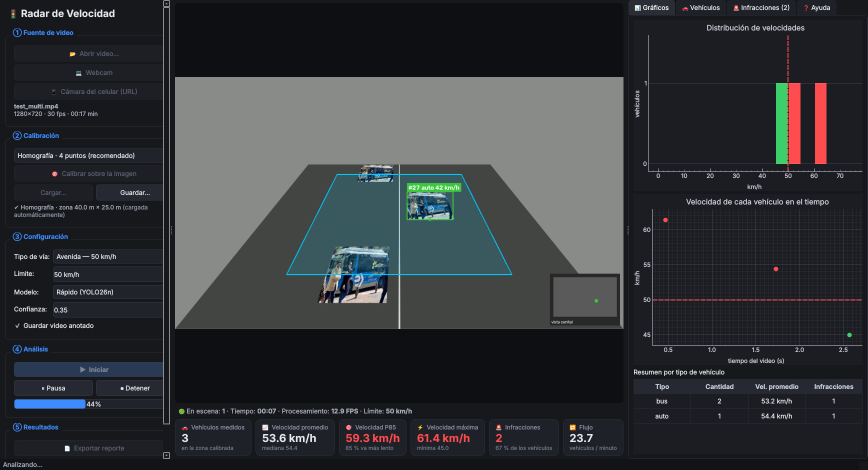
#> input picture radar_velocidad/capturas/app_analizando.png, 1735 x 940 px, given in place of the camera (shown at 1/2 size)
$ python radar_velocidad.py
#> lines starting #> are read from the running program, lines starting #| are printed output that depends on the picture
### radar_velocidad/motor.py
"""
motor.py — Núcleo del Radar de Velocidad
YOLO26 + ByteTrack + calibración métrica (escala px/m u homografía) + estimación robusta de velocidad.
Lo usan la aplicación (app.py) y la versión de consola (radar_velocidad.py).
"""
import json
import math
from collections import Counter, defaultdict, deque
from datetime import datetime
from pathlib import Path
from types import SimpleNamespace

import cv2
import numpy as np

CLASES_VEHICULO = {2: "auto", 3: "moto", 5: "bus", 7: "camion"}  # IDs COCO
VERDE, NARANJA, ROJO = (60, 200, 60), (0, 165, 255), (0, 0, 255)
BLANCO, NEGRO, CIAN, GRIS = (255, 255, 255), (0, 0, 0), (255, 200, 0), (200, 200, 200)

MODELOS = {
    "Rápido (YOLO26n)": "yolo26n.pt",
    "Balanceado (YOLO26s)": "yolo26s.pt",
    "Preciso (YOLO26m)": "yolo26m.pt",
}


# ─────────────────────────────── Calibración ───────────────────────────────
class Calibracion:
    """escala: 2 puntos + distancia -> píxeles/metro.
    homografia: 4 puntos de un rectángulo real (sup-izq, sup-der, inf-der, inf-izq) + ancho y largo -> vista cenital."""

    # [45 lines left out: functions __init__, desde_escala, a_metros, dentro_zona, es_valida, descripcion and 2 more, not called in this run]


# ─────────────────────────── Estimador de velocidad ─────────────────────────
class EstimadorVelocidad:
    """1) Regresión lineal posición(m) vs tiempo(s) en ventana deslizante -> velocidad instantánea.
    2) Mediana de las últimas N estimaciones -> velocidad mostrada (robusta a picos).
    3) Mediana de todas las estimaciones del vehículo -> velocidad registrada."""

    # [27 lines left out: functions __init__, actualizar, not called in this run]

    def velocidad_oficial(self, tid):
        c = self.crudas.get(tid)
        return float(np.median(c)) if c and len(c) >= self.min_est else None

    def clase(self, tid, c):
        self.votos[tid][c] += 1
        return self.votos[tid].most_common(1)[0][0]

    def marcar_visto(self, tid, t):
        self.ultimo_visto[tid] = t

    def olvidar(self, tid):
        for d in (self.hist, self.crudas, self.vel, self.ultimo_visto, self.votos):
            d.pop(tid, None)


# ─────────────────────── Odometría visual (cámara móvil) ───────────────────────
class OdometriaVisual:
    """Compensa el movimiento de la cámara respecto al suelo.
    ORB (FAST + BRIEF rotado) -> emparejamiento Hamming -> homografía con RANSAC.
    Mejoras frente a encadenar solo frame a frame:
      · se empareja contra un KEYFRAME (menos deriva) y se renueva cuando quedan pocos inliers;
      · solo mira el suelo (sin cielo) y excluye vehículos y PERSONAS (objetos que se mueven con la cámara);
      · rechaza homografías implausibles, así la zona calibrada no se deforma;
      · trabaja a ~640 px de ancho (mucho más rápido) y mejora el contraste con CLAHE."""

    # [94 lines left out: functions __init__, _plausible, _estimar, actualizar, a_referencia, a_actual, not called in this run]


# ─────────────────────────────── Dibujo ───────────────────────────────
def etiqueta(img, txt, org, color, escala=0.6):
    (tw, th), _ = cv2.getTextSize(txt, cv2.FONT_HERSHEY_SIMPLEX, escala, 2)
    x, y = int(org[0]), int(max(org[1], th + 8))
    cv2.rectangle(img, (x, y - th - 8), (x + tw + 8, y), color, -1)
    cv2.putText(img, txt, (x + 4, y - 5), cv2.FONT_HERSHEY_SIMPLEX, escala, BLANCO, 2)


# [11 lines left out: function dibujar_calibracion, not called in this run]


def dibujar_puntos_calibracion(img, puntos, metodo):
    """Vista previa mientras el usuario hace clic."""
    pts = [tuple(map(int, p)) for p in puntos]
    n = 4 if metodo == "homografia" else 2
    if len(pts) == n and n == 4:
        over = img.copy()
        cv2.fillPoly(over, [np.array(pts)], CIAN)
        cv2.addWeighted(over, 0.2, img, 0.8, 0, img)
    for i, p in enumerate(pts):
        if i:
            cv2.line(img, pts[i - 1], p, NARANJA, 2)
        if i == n - 1 and n == 4:
            cv2.line(img, p, pts[0], NARANJA, 2)
    r = max(6, img.shape[1] // 200)
    for i, p in enumerate(pts):
        cv2.circle(img, p, r, ROJO, -1)
        cv2.circle(img, p, r, BLANCO, 2)
        etiqueta(img, str(i + 1), (p[0] + r + 2, p[1] - r), ROJO, 0.7)
    return img


# [21 lines left out: functions minimapa, cargar_modelo, not called in this run]


def formato_tiempo(s):
    s = int(s)
    return f"{s // 60:02d}:{s % 60:02d}"


# ─────────────────────────────── Procesador ───────────────────────────────
class Procesador:
    """Procesa frame a frame. Devuelve el frame anotado y los vehículos que terminaron de pasar,
    cada uno con su velocidad registrada, tipo, sentido e indicador de infracción."""

    TIMEOUT_S = 2.0

    # [120 lines left out: functions __init__, _fraccion_tapada, procesar, not called in this run]

    def finalizar(self):
        return self._cerrar(list(self.est.ultimo_visto))

    # ── internos ──
    # [46 lines left out: functions _foto, _cerrar, _sentido, not called in this run]

### radar_velocidad/radar_velocidad.py
#!/usr/bin/env python3
"""
Radar de Velocidad — versión de CONSOLA (la app gráfica es app.py).

  python radar_velocidad.py --fuente trafico.mp4 --limite 30 --guardar salida.mp4
  python radar_velocidad.py --fuente 0                      # webcam
  python radar_velocidad.py --fuente http://IP:8080/video   # celular (IP Webcam)

Teclas: q/ESC salir · p pausa · +/- límite
"""
import argparse
import csv
import sys
import time
from pathlib import Path

import cv2

from motor import Calibracion, Procesador, cargar_modelo, dibujar_puntos_calibracion, etiqueta, BLANCO, NEGRO


def seleccionar_puntos(frame, n, metodo):
    s = min(1.0, 1280 / frame.shape[1])
    pts = []

    def cb(ev, x, y, *_):
        if ev == cv2.EVENT_LBUTTONDOWN and len(pts) < n:
            pts.append((x / s, y / s))

    cv2.namedWindow("Calibracion")
    cv2.setMouseCallback("Calibracion", cb)
    ayuda = ("Clic: 1 sup-izq, 2 sup-der, 3 inf-der, 4 inf-izq del rectangulo" if n == 4
             else "Clic en 2 puntos de distancia conocida")
    while True:
        vis = dibujar_puntos_calibracion(frame.copy(), pts, metodo)
        etiqueta(vis, ayuda + "  |  ENTER confirmar, r reiniciar", (10, 30), NEGRO)
        cv2.imshow("Calibracion", cv2.resize(vis, None, fx=s, fy=s))
        k = cv2.waitKey(20) & 0xFF
        if k == ord("r"):
            pts.clear()
        elif k in (13, 10, 32) and len(pts) == n:
            break
        elif k == 27:
            sys.exit("Calibración cancelada.")
    cv2.destroyWindow("Calibracion")
    return pts


def pedir(msg):
    while True:
        try:
            v = float(input(msg).replace(",", "."))
            if v > 0:
                return v
        except ValueError:
            pass


def calibrar(frame, metodo):
    h, w = frame.shape[:2]
    if metodo == "escala":
        p = seleccionar_puntos(frame, 2, metodo)
        return Calibracion.desde_escala(p[0], p[1], pedir("Distancia real (m): "), [w, h])
    p = seleccionar_puntos(frame, 4, metodo)
    return Calibracion("homografia", p, ancho=pedir("Ancho real 1->2 (m): "),
                       largo=pedir("Largo real 2->3 (m): "), tam_frame=[w, h])


def main():
    ap = argparse.ArgumentParser()
    ap.add_argument("--fuente", default="0")
    ap.add_argument("--modelo", default="yolo26n.pt")
    ap.add_argument("--limite", type=float, default=30)
    ap.add_argument("--metodo", choices=["homografia", "escala"], default="homografia")
    ap.add_argument("--calibracion", default="calibracion.json")
    ap.add_argument("--recalibrar", action="store_true")
    ap.add_argument("--conf", type=float, default=0.35)
    ap.add_argument("--guardar", default=None)
    ap.add_argument("--evidencias", default="infracciones")
    ap.add_argument("--sin-ventana", action="store_true")
    a = ap.parse_args()

    src = int(a.fuente) if a.fuente.isdigit() else a.fuente
    es_archivo = isinstance(src, str) and not src.lower().startswith(("http", "rtsp"))
    cap = cv2.VideoCapture(src)
    fps = cap.get(cv2.CAP_PROP_FPS) or 30
    ok, frame = cap.read()
#> frame is the input picture: shape (940, 1735, 3); mean B, G, R 56.9, 53.7, 50.9
    if not ok:
        sys.exit(f"No se pudo leer: {a.fuente}")
    h, w = frame.shape[:2]
#> h = 940; w = 1735

    cal = None
    if Path(a.calibracion).exists() and not a.recalibrar:
        cal = Calibracion.cargar(a.calibracion)
        if cal.tam_frame and cal.tam_frame != [w, h]:
            cal = None
    if cal is None:
        if a.sin_ventana:
            sys.exit("Falta calibración.")
        cal = calibrar(frame, a.metodo)
#> in etiqueta, `(tw, th), _ = cv2.getTextSize(txt, cv2.FONT_HERSHEY_SIMPLEX, escala, 2)`: tw = 925; th = 14
#> in etiqueta, `x, y = int(org[0]), int(max(org[1], th + 8))`: x = 10; y = 30
#> in etiqueta, `cv2.putText(img, txt, (x + 4, y - 5), cv2.FONT_HERSHEY_SIMPLEX, escala..`:
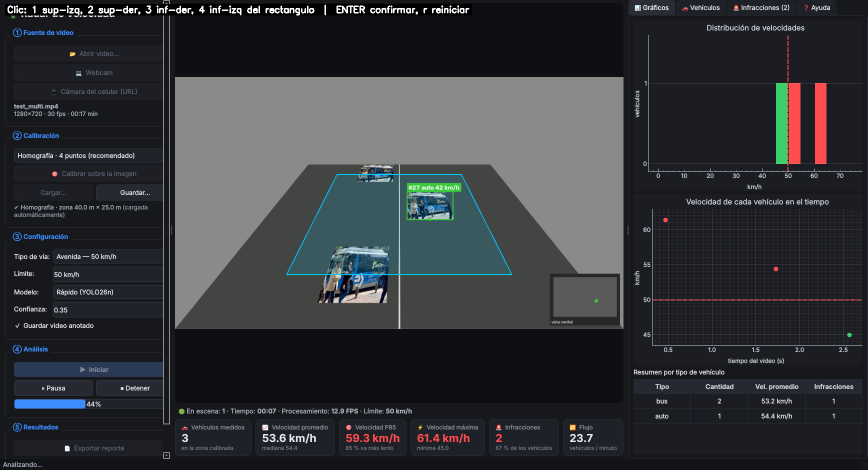
#> img: shape (940, 1735, 3) (shown at 1/2 size); mean B, G, R 57.3, 54.2, 51.4
#> in seleccionar_puntos, `cv2.imshow("Calibracion", cv2.resize(vis, None, fx=s, fy=s))`:
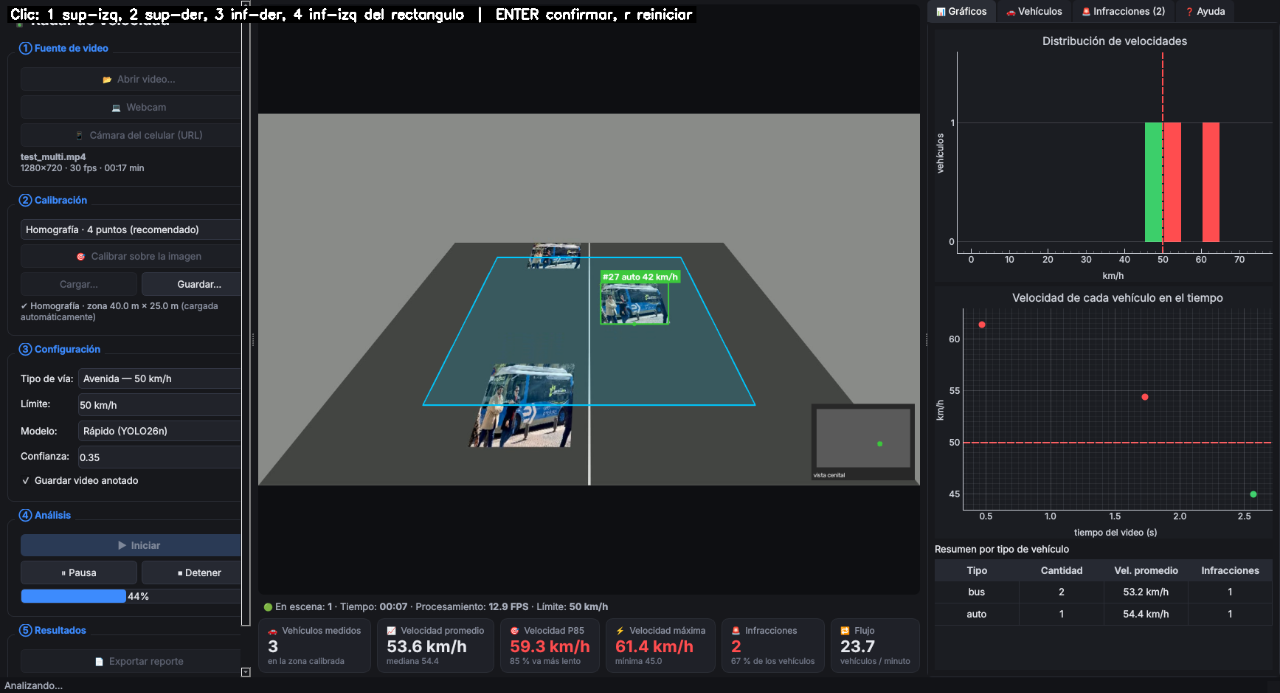
#> window 'Calibracion': shape (693, 1280, 3); mean B, G, R 57.3, 54.2, 51.4
#> (key q is pressed here)
        cal.guardar(a.calibracion)

    proc = Procesador(cargar_modelo(a.modelo), cal, a.limite, a.conf, carpeta_evidencias=a.evidencias)
    writer = cv2.VideoWriter(a.guardar, cv2.VideoWriter_fourcc(*"mp4v"), fps, (w, h)) if a.guardar else None
    vehiculos, idx, t0, pausa = [], 0, time.perf_counter(), False

    while True:
        if not pausa:
            if idx:
                ok, frame = cap.read()
                if not ok:
                    break
            idx += 1
            t = idx / fps if es_archivo else time.perf_counter() - t0
            vis, n, term = proc.procesar(frame, t)
            vehiculos += term
            if writer:
                writer.write(vis)
        if a.sin_ventana:
            continue
        cv2.imshow("Radar de Velocidad", cv2.resize(vis, None, fx=min(1, 1280 / w), fy=min(1, 1280 / w)))
        k = cv2.waitKey(1) & 0xFF
        if k in (ord("q"), 27):
            break
        if k == ord("p"):
            pausa = not pausa
        if k in (ord("+"), ord("=")):
            proc.limite += 5
        if k == ord("-"):
            proc.limite = max(5, proc.limite - 5)

    vehiculos += proc.finalizar()
    ruta = Path(a.evidencias) / "vehiculos.csv"
    with ruta.open("w", newline="", encoding="utf-8") as f:
        wr = csv.DictWriter(f, fieldnames=list(vehiculos[0]) if vehiculos else ["id"])
        wr.writeheader()
        wr.writerows(vehiculos)
    cap.release()
    if writer:
        writer.release()
    cv2.destroyAllWindows()
    inf = sum(v["infraccion"] for v in vehiculos)
    print(f"Vehículos medidos: {len(vehiculos)} · Infracciones: {inf} · Detalle: {ruta}")


if __name__ == "__main__":
#> (the run stopped early here; a loop or call above may not have finished)

$ run again, on radar_velocidad/capturas/app_calibracion.png
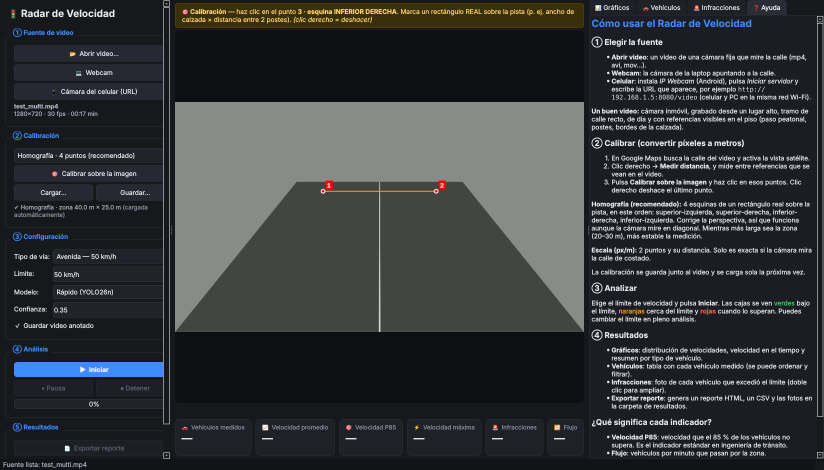
#> input picture radar_velocidad/capturas/app_calibracion.png, 1648 x 940 px, given in place of the camera (shown at 1/2 size)
#> in main, frame is the input picture: shape (940, 1648, 3); mean B, G, R 58.3, 55.9, 54.2
#> tw = 925; th = 14
#> x = 10; y = 30
#> in etiqueta, `cv2.putText(img, txt, (x + 4, y - 5), cv2.FONT_HERSHEY_SIMPLEX, escala..`:
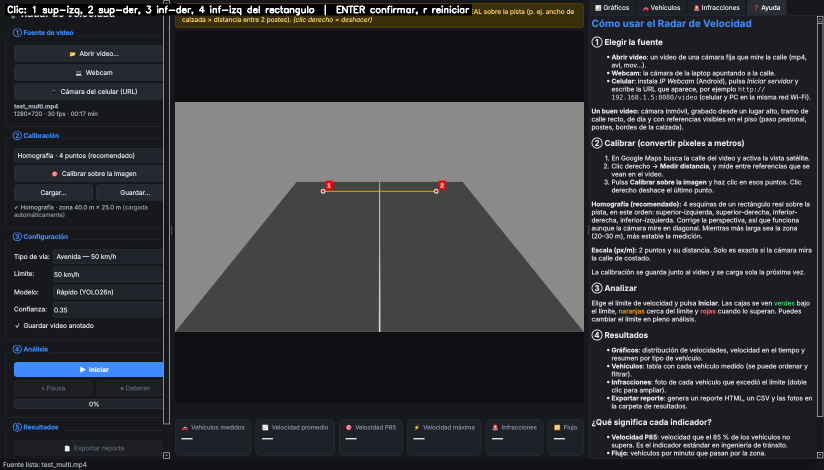
#> img: shape (940, 1648, 3) (shown at 1/2 size); mean B, G, R 58.6, 55.8, 54
#> in seleccionar_puntos, `cv2.imshow("Calibracion", cv2.resize(vis, None, fx=s, fy=s))`:
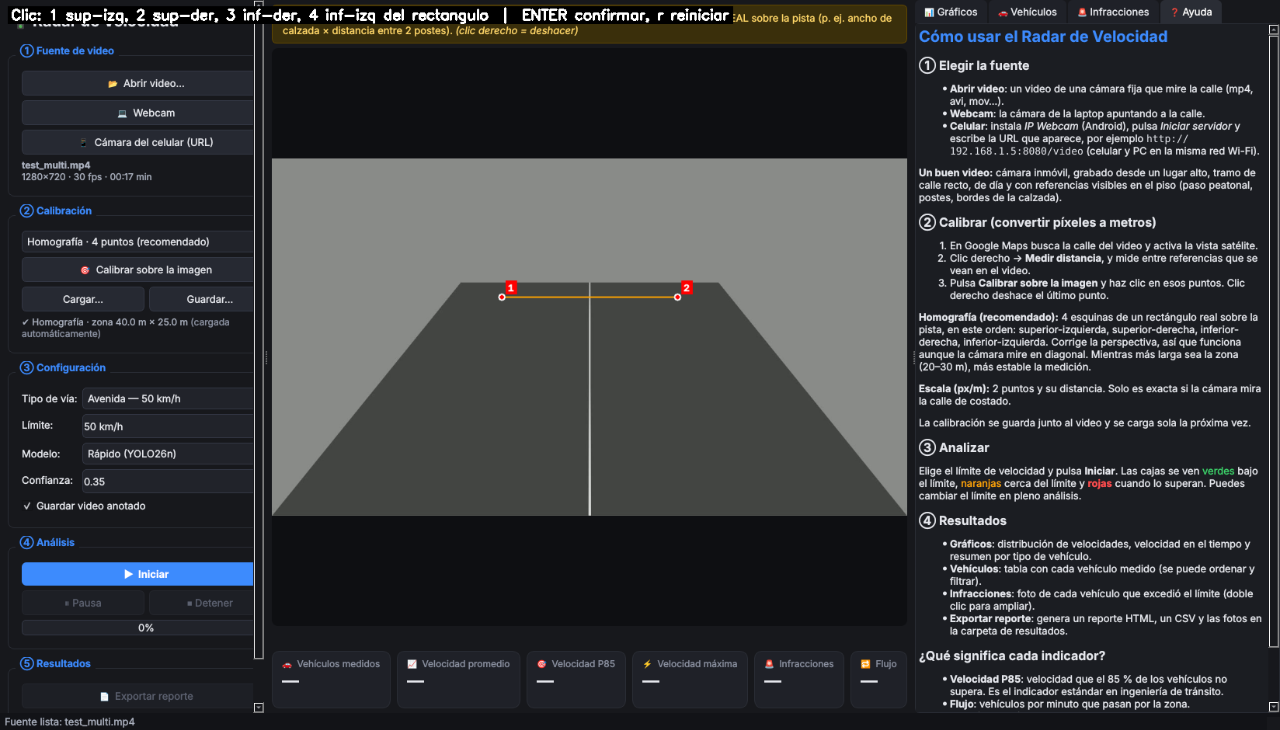
#> window 'Calibracion': shape (730, 1280, 3); mean B, G, R 58.6, 55.8, 53.9
